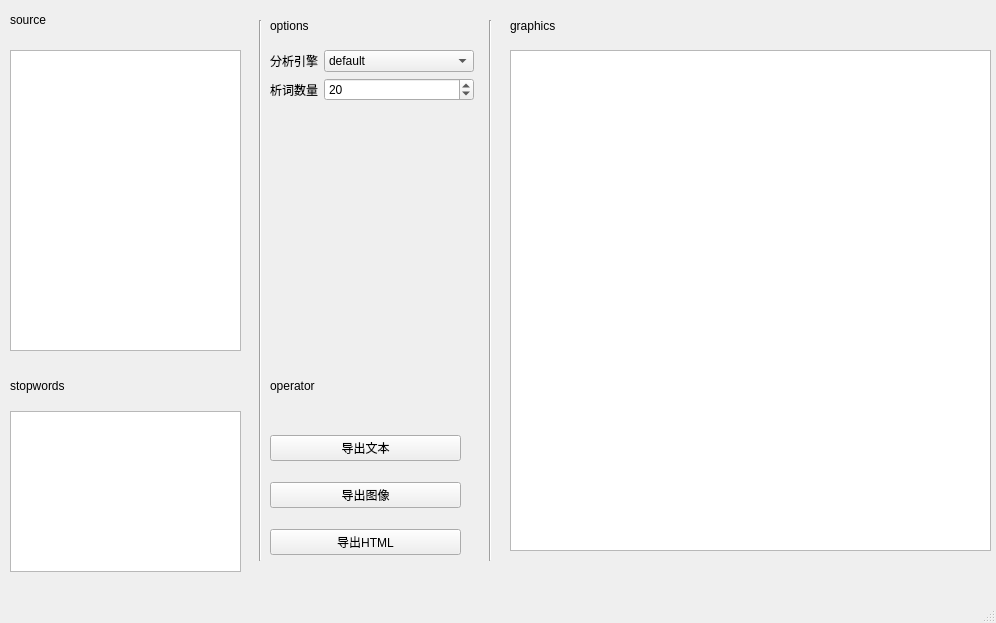
<?xml version="1.0" encoding="UTF-8"?>
<ui version="4.0">
 <class>MainWindow</class>
 <widget class="QMainWindow" name="MainWindow">
  <property name="geometry">
   <rect>
    <x>0</x>
    <y>0</y>
    <width>996</width>
    <height>623</height>
   </rect>
  </property>
  <property name="windowTitle">
   <string>发现关键词</string>
  </property>
  <widget class="QWidget" name="centralwidget">
   <property name="layoutDirection">
    <enum>Qt::LeftToRight</enum>
   </property>
   <widget class="QWidget" name="formLayoutWidget">
    <property name="geometry">
     <rect>
      <x>270</x>
      <y>50</y>
      <width>204</width>
      <height>231</height>
     </rect>
    </property>
    <layout class="QFormLayout" name="formLayout">
     <item row="0" column="0">
      <widget class="QLabel" name="label_2">
       <property name="styleSheet">
        <string notr="true">font: 12pt &quot;黑体&quot;;</string>
       </property>
       <property name="text">
        <string>分析引擎</string>
       </property>
      </widget>
     </item>
     <item row="0" column="1">
      <widget class="QComboBox" name="comboBox">
       <item>
        <property name="text">
         <string>default</string>
        </property>
       </item>
       <item>
        <property name="text">
         <string>jieba</string>
        </property>
       </item>
       <item>
        <property name="text">
         <string>english</string>
        </property>
       </item>
      </widget>
     </item>
     <item row="1" column="0">
      <widget class="QLabel" name="label_3">
       <property name="styleSheet">
        <string notr="true">font: 12pt &quot;黑体&quot;;</string>
       </property>
       <property name="text">
        <string>析词数量</string>
       </property>
      </widget>
     </item>
     <item row="1" column="1">
      <widget class="QSpinBox" name="spinBox">
       <property name="value">
        <number>20</number>
       </property>
      </widget>
     </item>
    </layout>
   </widget>
   <widget class="QGraphicsView" name="graphicsView">
    <property name="geometry">
     <rect>
      <x>510</x>
      <y>50</y>
      <width>481</width>
      <height>501</height>
     </rect>
    </property>
   </widget>
   <widget class="QLabel" name="label_4">
    <property name="geometry">
     <rect>
      <x>10</x>
      <y>4</y>
      <width>111</width>
      <height>31</height>
     </rect>
    </property>
    <property name="styleSheet">
     <string notr="true">font: 14pt &quot;微软雅黑&quot;;</string>
    </property>
    <property name="text">
     <string>source</string>
    </property>
   </widget>
   <widget class="QLabel" name="label_5">
    <property name="geometry">
     <rect>
      <x>270</x>
      <y>10</y>
      <width>111</width>
      <height>31</height>
     </rect>
    </property>
    <property name="styleSheet">
     <string notr="true">font: 14pt &quot;微软雅黑&quot;;</string>
    </property>
    <property name="text">
     <string>options</string>
    </property>
   </widget>
   <widget class="QLabel" name="label_6">
    <property name="geometry">
     <rect>
      <x>510</x>
      <y>10</y>
      <width>111</width>
      <height>31</height>
     </rect>
    </property>
    <property name="styleSheet">
     <string notr="true">font: 14pt &quot;微软雅黑&quot;;</string>
    </property>
    <property name="text">
     <string>graphics</string>
    </property>
   </widget>
   <widget class="QWidget" name="verticalLayoutWidget">
    <property name="geometry">
     <rect>
      <x>270</x>
      <y>420</y>
      <width>191</width>
      <height>151</height>
     </rect>
    </property>
    <layout class="QVBoxLayout" name="verticalLayout">
     <item>
      <widget class="QPushButton" name="pushButton_2">
       <property name="text">
        <string>导出文本</string>
       </property>
      </widget>
     </item>
     <item>
      <widget class="QPushButton" name="pushButton_3">
       <property name="text">
        <string>导出图像</string>
       </property>
      </widget>
     </item>
     <item>
      <widget class="QPushButton" name="pushButton">
       <property name="text">
        <string>导出HTML</string>
       </property>
      </widget>
     </item>
    </layout>
   </widget>
   <widget class="QLabel" name="label_7">
    <property name="geometry">
     <rect>
      <x>270</x>
      <y>370</y>
      <width>111</width>
      <height>31</height>
     </rect>
    </property>
    <property name="styleSheet">
     <string notr="true">font: 14pt &quot;微软雅黑&quot;;</string>
    </property>
    <property name="text">
     <string>operator</string>
    </property>
   </widget>
   <widget class="QListView" name="listView">
    <property name="geometry">
     <rect>
      <x>10</x>
      <y>50</y>
      <width>231</width>
      <height>301</height>
     </rect>
    </property>
   </widget>
   <widget class="QListView" name="listView_2">
    <property name="geometry">
     <rect>
      <x>10</x>
      <y>411</y>
      <width>231</width>
      <height>161</height>
     </rect>
    </property>
   </widget>
   <widget class="QLabel" name="label_8">
    <property name="geometry">
     <rect>
      <x>10</x>
      <y>370</y>
      <width>141</width>
      <height>31</height>
     </rect>
    </property>
    <property name="styleSheet">
     <string notr="true">font: 14pt &quot;微软雅黑&quot;;</string>
    </property>
    <property name="text">
     <string>stopwords</string>
    </property>
   </widget>
   <widget class="Line" name="line">
    <property name="geometry">
     <rect>
      <x>250</x>
      <y>20</y>
      <width>20</width>
      <height>541</height>
     </rect>
    </property>
    <property name="orientation">
     <enum>Qt::Vertical</enum>
    </property>
   </widget>
   <widget class="Line" name="line_2">
    <property name="geometry">
     <rect>
      <x>480</x>
      <y>20</y>
      <width>20</width>
      <height>541</height>
     </rect>
    </property>
    <property name="orientation">
     <enum>Qt::Vertical</enum>
    </property>
   </widget>
  </widget>
  <widget class="QMenuBar" name="menubar">
   <property name="geometry">
    <rect>
     <x>0</x>
     <y>0</y>
     <width>996</width>
     <height>26</height>
    </rect>
   </property>
  </widget>
  <widget class="QStatusBar" name="statusbar"/>
 </widget>
 <resources/>
 <connections/>
</ui>
